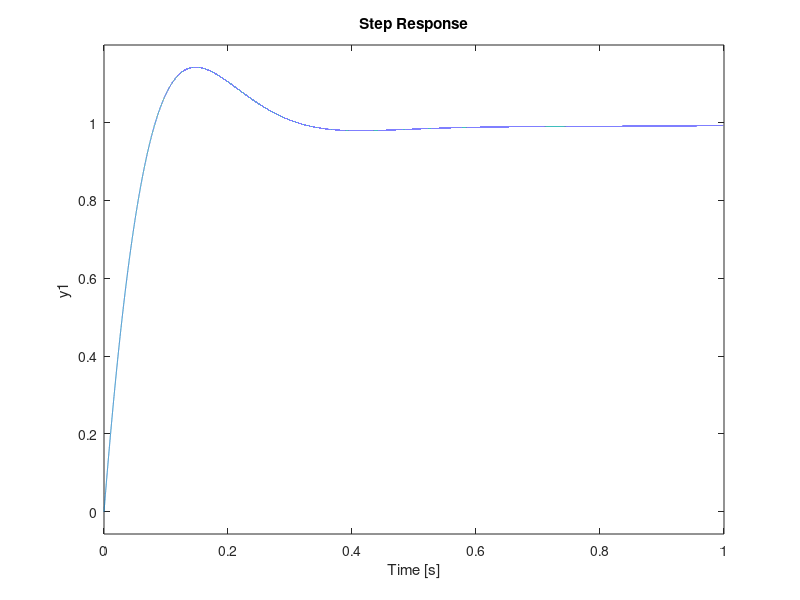

Here is the MATLAB script that generated this plot: (Note: this script raises an error after producing the figure.)
%% Inicio Limpio

clc;        % Consola limpia
clear;      % Workspace limpio
close all;  % Cierra otras ventanas

s = tf('s');

Gs = 1 / (  s ^ 2 + 4 * s + 8)
H = 1;

%% Usando sisotool elijo un polo que cumpla

%   1) -    Sobrepico M0 < 15%
%   2) -    Tiempo de establecimiento Ts <= 0.5 seg
%   3) -    Debe seguir a la rampa

%sisotool(Gs);

%% asd
%   Decido utilizar un controlador PID para mover el lugar de raices

Z1 = 13;

Z2 = 1;

KD = 20;

Gc = ( KD *  ( s + Z1 ) * ( s + Z2) ) / s

%%  Respuesta al escalon

Ms = feedback(Gc * Gs ,H,-1)
H3 = figure(3);
tstep = linspace(0,1,100000);
step(Ms,tstep);grid;
stepinfo(Ms)

%%  Respuesta a la rampa

H4 = figure(4);
tstep = linspace(0,1,100000);
step(Ms/s,1/s,tstep);grid;
